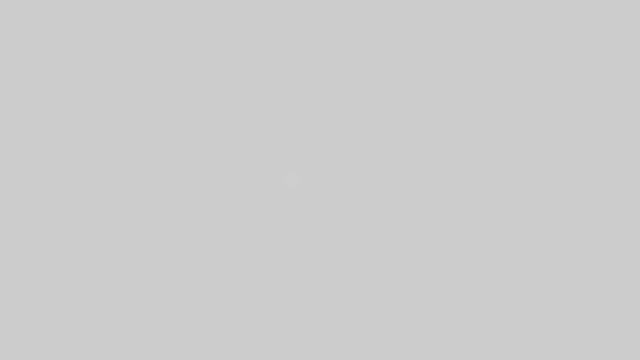
Frame 1 (no input)
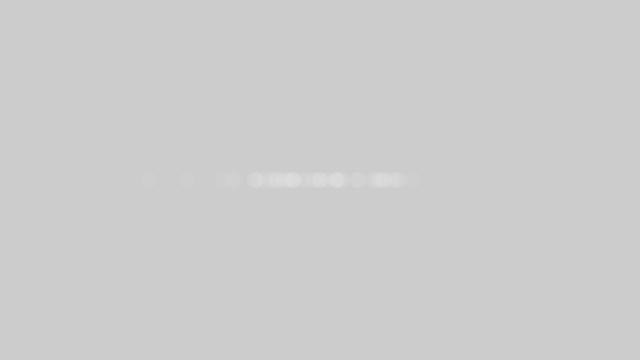
Frame 60 (the mouse pressed at the canvas centre just before this capture)
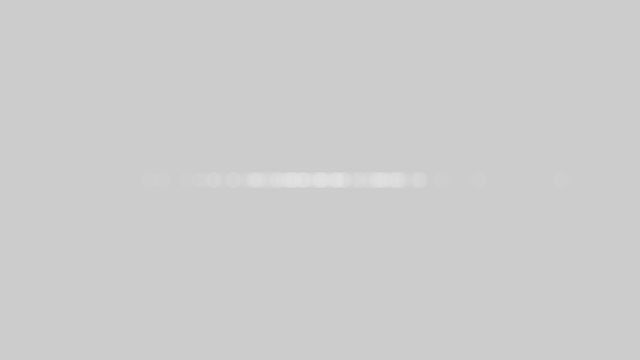
Frame 120 (the mouse held since frame 60 and released just before this capture)

The Processing sketch that drew these frames (run headless with seeded random() and noise(); from frame 60 on, the mouse is pressed at the canvas centre):

// Processing sketch: Gaussian_distribution
// ── Gaussian_distribution.pde
import java.util.Random;

Random generator;
void setup() {
  size(640,360);
  generator = new Random();
}

void draw() { //<>//
  float num = (float) generator.nextGaussian(); //<>//
  float sd = 60; //<>//
  float mean = 320;
 
  float x = sd * num + mean;
 
  noStroke();
  fill(255,10);
  ellipse(x,180,16,16);
}
